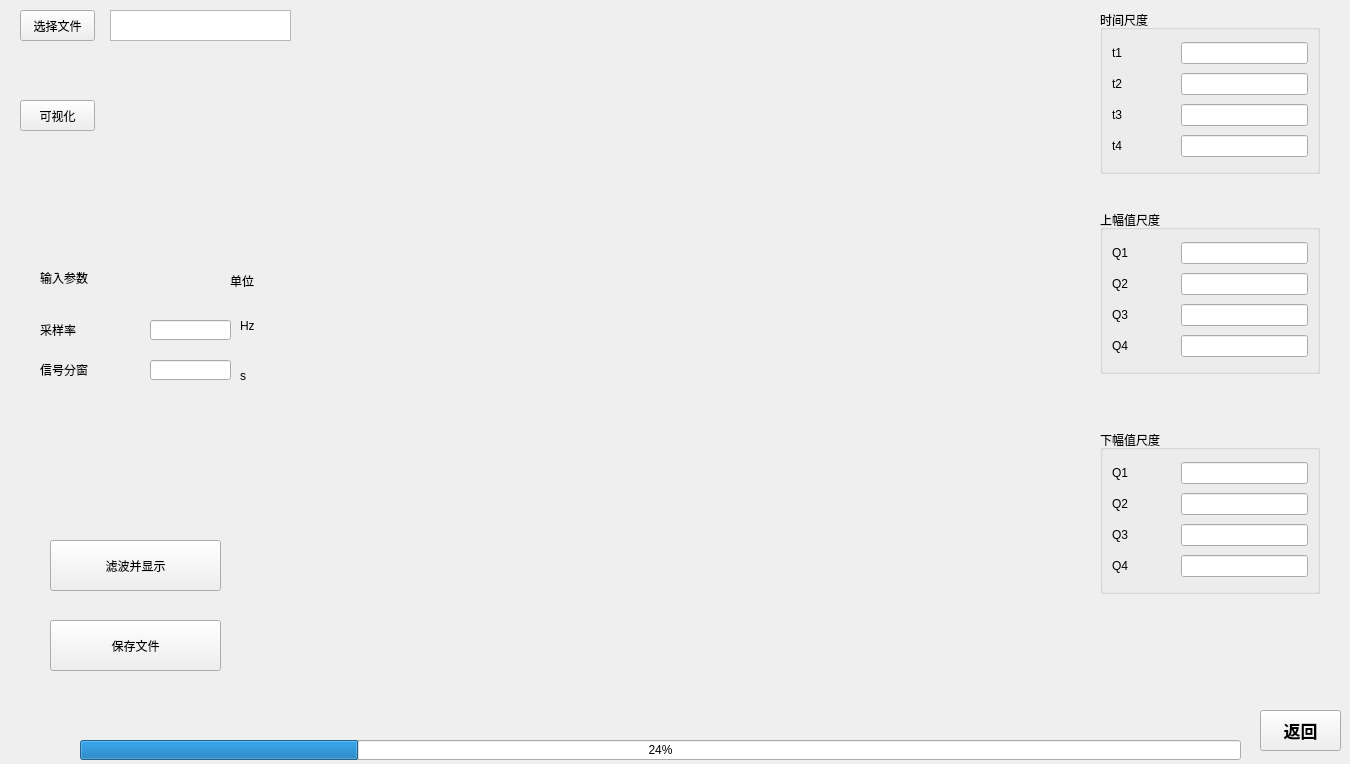
<?xml version="1.0" encoding="UTF-8"?>
<ui version="4.0">
 <class>Form</class>
 <widget class="QWidget" name="Form">
  <property name="geometry">
   <rect>
    <x>0</x>
    <y>0</y>
    <width>1350</width>
    <height>764</height>
   </rect>
  </property>
  <property name="windowTitle">
   <string>体动检测2</string>
  </property>
  <widget class="QLabel" name="label_5">
   <property name="geometry">
    <rect>
     <x>40</x>
     <y>270</y>
     <width>61</width>
     <height>16</height>
    </rect>
   </property>
   <property name="font">
    <font>
     <family>微软雅黑</family>
    </font>
   </property>
   <property name="text">
    <string>输入参数</string>
   </property>
  </widget>
  <widget class="QTextEdit" name="textEdit">
   <property name="geometry">
    <rect>
     <x>110</x>
     <y>10</y>
     <width>181</width>
     <height>31</height>
    </rect>
   </property>
  </widget>
  <widget class="PlotWidget" name="dataPlot_2" native="true">
   <property name="geometry">
    <rect>
     <x>300</x>
     <y>340</y>
     <width>791</width>
     <height>331</height>
    </rect>
   </property>
   <property name="sizePolicy">
    <sizepolicy hsizetype="Preferred" vsizetype="Preferred">
     <horstretch>0</horstretch>
     <verstretch>1</verstretch>
    </sizepolicy>
   </property>
  </widget>
  <widget class="QLabel" name="label_2">
   <property name="geometry">
    <rect>
     <x>240</x>
     <y>370</y>
     <width>54</width>
     <height>12</height>
    </rect>
   </property>
   <property name="text">
    <string>s</string>
   </property>
  </widget>
  <widget class="QLabel" name="label_12">
   <property name="geometry">
    <rect>
     <x>40</x>
     <y>320</y>
     <width>71</width>
     <height>20</height>
    </rect>
   </property>
   <property name="text">
    <string>采样率</string>
   </property>
  </widget>
  <widget class="QPushButton" name="returnMainWin">
   <property name="geometry">
    <rect>
     <x>1260</x>
     <y>710</y>
     <width>81</width>
     <height>41</height>
    </rect>
   </property>
   <property name="font">
    <font>
     <pointsize>13</pointsize>
     <weight>75</weight>
     <bold>true</bold>
    </font>
   </property>
   <property name="text">
    <string>返回</string>
   </property>
  </widget>
  <widget class="QPushButton" name="pushButton_5">
   <property name="geometry">
    <rect>
     <x>50</x>
     <y>620</y>
     <width>171</width>
     <height>51</height>
    </rect>
   </property>
   <property name="text">
    <string>保存文件</string>
   </property>
  </widget>
  <widget class="QProgressBar" name="progressBar">
   <property name="geometry">
    <rect>
     <x>80</x>
     <y>740</y>
     <width>1161</width>
     <height>20</height>
    </rect>
   </property>
   <property name="value">
    <number>24</number>
   </property>
  </widget>
  <widget class="QLabel" name="label_6">
   <property name="geometry">
    <rect>
     <x>230</x>
     <y>270</y>
     <width>54</width>
     <height>21</height>
    </rect>
   </property>
   <property name="font">
    <font>
     <family>微软雅黑</family>
    </font>
   </property>
   <property name="text">
    <string>单位</string>
   </property>
  </widget>
  <widget class="QLineEdit" name="lineEdit">
   <property name="geometry">
    <rect>
     <x>150</x>
     <y>360</y>
     <width>81</width>
     <height>20</height>
    </rect>
   </property>
  </widget>
  <widget class="QPushButton" name="pushButton_4">
   <property name="geometry">
    <rect>
     <x>50</x>
     <y>540</y>
     <width>171</width>
     <height>51</height>
    </rect>
   </property>
   <property name="text">
    <string>滤波并显示</string>
   </property>
  </widget>
  <widget class="QLineEdit" name="lineEdit_5">
   <property name="geometry">
    <rect>
     <x>150</x>
     <y>320</y>
     <width>81</width>
     <height>20</height>
    </rect>
   </property>
  </widget>
  <widget class="QLabel" name="label_9">
   <property name="geometry">
    <rect>
     <x>240</x>
     <y>320</y>
     <width>54</width>
     <height>12</height>
    </rect>
   </property>
   <property name="text">
    <string>Hz</string>
   </property>
  </widget>
  <widget class="QLabel" name="label_4">
   <property name="geometry">
    <rect>
     <x>240</x>
     <y>450</y>
     <width>54</width>
     <height>12</height>
    </rect>
   </property>
   <property name="text">
    <string/>
   </property>
  </widget>
  <widget class="QPushButton" name="pushButton_3">
   <property name="geometry">
    <rect>
     <x>20</x>
     <y>100</y>
     <width>75</width>
     <height>31</height>
    </rect>
   </property>
   <property name="text">
    <string>可视化</string>
   </property>
  </widget>
  <widget class="QLabel" name="label">
   <property name="geometry">
    <rect>
     <x>40</x>
     <y>360</y>
     <width>81</width>
     <height>20</height>
    </rect>
   </property>
   <property name="text">
    <string>信号分窗</string>
   </property>
  </widget>
  <widget class="PlotWidget" name="dataPlot" native="true">
   <property name="geometry">
    <rect>
     <x>300</x>
     <y>10</y>
     <width>791</width>
     <height>331</height>
    </rect>
   </property>
   <property name="sizePolicy">
    <sizepolicy hsizetype="Preferred" vsizetype="Preferred">
     <horstretch>0</horstretch>
     <verstretch>1</verstretch>
    </sizepolicy>
   </property>
  </widget>
  <widget class="QPushButton" name="pushButton_2">
   <property name="geometry">
    <rect>
     <x>20</x>
     <y>10</y>
     <width>75</width>
     <height>31</height>
    </rect>
   </property>
   <property name="text">
    <string>选择文件</string>
   </property>
  </widget>
  <widget class="QGroupBox" name="groupBox">
   <property name="geometry">
    <rect>
     <x>1100</x>
     <y>10</y>
     <width>220</width>
     <height>164</height>
    </rect>
   </property>
   <property name="title">
    <string>时间尺度</string>
   </property>
   <layout class="QVBoxLayout" name="verticalLayout">
    <item>
     <layout class="QHBoxLayout" name="horizontalLayout" stretch="1,2">
      <item>
       <widget class="QLabel" name="label_8">
        <property name="text">
         <string>t1</string>
        </property>
       </widget>
      </item>
      <item>
       <widget class="QLineEdit" name="lineEdit_4"/>
      </item>
     </layout>
    </item>
    <item>
     <layout class="QHBoxLayout" name="horizontalLayout_2" stretch="1,2">
      <item>
       <widget class="QLabel" name="label_11">
        <property name="text">
         <string>t2</string>
        </property>
       </widget>
      </item>
      <item>
       <widget class="QLineEdit" name="lineEdit_7"/>
      </item>
     </layout>
    </item>
    <item>
     <layout class="QHBoxLayout" name="horizontalLayout_3" stretch="1,2">
      <item>
       <widget class="QLabel" name="label_13">
        <property name="text">
         <string>t3</string>
        </property>
       </widget>
      </item>
      <item>
       <widget class="QLineEdit" name="lineEdit_8"/>
      </item>
     </layout>
    </item>
    <item>
     <layout class="QHBoxLayout" name="horizontalLayout_4" stretch="1,2">
      <item>
       <widget class="QLabel" name="label_14">
        <property name="text">
         <string>t4</string>
        </property>
       </widget>
      </item>
      <item>
       <widget class="QLineEdit" name="lineEdit_9"/>
      </item>
     </layout>
    </item>
   </layout>
  </widget>
  <widget class="QGroupBox" name="groupBox_2">
   <property name="geometry">
    <rect>
     <x>1100</x>
     <y>210</y>
     <width>220</width>
     <height>164</height>
    </rect>
   </property>
   <property name="title">
    <string>上幅值尺度</string>
   </property>
   <layout class="QVBoxLayout" name="verticalLayout_2">
    <item>
     <layout class="QHBoxLayout" name="horizontalLayout_5" stretch="1,2">
      <item>
       <widget class="QLabel" name="label_15">
        <property name="text">
         <string>Q1</string>
        </property>
       </widget>
      </item>
      <item>
       <widget class="QLineEdit" name="lineEdit_6"/>
      </item>
     </layout>
    </item>
    <item>
     <layout class="QHBoxLayout" name="horizontalLayout_6" stretch="1,2">
      <item>
       <widget class="QLabel" name="label_16">
        <property name="text">
         <string>Q2</string>
        </property>
       </widget>
      </item>
      <item>
       <widget class="QLineEdit" name="lineEdit_10"/>
      </item>
     </layout>
    </item>
    <item>
     <layout class="QHBoxLayout" name="horizontalLayout_7" stretch="1,2">
      <item>
       <widget class="QLabel" name="label_17">
        <property name="text">
         <string>Q3</string>
        </property>
       </widget>
      </item>
      <item>
       <widget class="QLineEdit" name="lineEdit_11"/>
      </item>
     </layout>
    </item>
    <item>
     <layout class="QHBoxLayout" name="horizontalLayout_8" stretch="1,2">
      <item>
       <widget class="QLabel" name="label_18">
        <property name="text">
         <string>Q4</string>
        </property>
       </widget>
      </item>
      <item>
       <widget class="QLineEdit" name="lineEdit_12"/>
      </item>
     </layout>
    </item>
   </layout>
  </widget>
  <widget class="QGroupBox" name="groupBox_3">
   <property name="geometry">
    <rect>
     <x>1100</x>
     <y>430</y>
     <width>220</width>
     <height>164</height>
    </rect>
   </property>
   <property name="title">
    <string>下幅值尺度</string>
   </property>
   <layout class="QVBoxLayout" name="verticalLayout_3">
    <item>
     <layout class="QHBoxLayout" name="horizontalLayout_9" stretch="1,2">
      <item>
       <widget class="QLabel" name="label_19">
        <property name="text">
         <string>Q1</string>
        </property>
       </widget>
      </item>
      <item>
       <widget class="QLineEdit" name="lineEdit_13"/>
      </item>
     </layout>
    </item>
    <item>
     <layout class="QHBoxLayout" name="horizontalLayout_10" stretch="1,2">
      <item>
       <widget class="QLabel" name="label_20">
        <property name="text">
         <string>Q2</string>
        </property>
       </widget>
      </item>
      <item>
       <widget class="QLineEdit" name="lineEdit_14"/>
      </item>
     </layout>
    </item>
    <item>
     <layout class="QHBoxLayout" name="horizontalLayout_11" stretch="1,2">
      <item>
       <widget class="QLabel" name="label_21">
        <property name="text">
         <string>Q3</string>
        </property>
       </widget>
      </item>
      <item>
       <widget class="QLineEdit" name="lineEdit_15"/>
      </item>
     </layout>
    </item>
    <item>
     <layout class="QHBoxLayout" name="horizontalLayout_12" stretch="1,2">
      <item>
       <widget class="QLabel" name="label_22">
        <property name="text">
         <string>Q4</string>
        </property>
       </widget>
      </item>
      <item>
       <widget class="QLineEdit" name="lineEdit_16"/>
      </item>
     </layout>
    </item>
   </layout>
  </widget>
 </widget>
 <customwidgets>
  <customwidget>
   <class>PlotWidget</class>
   <extends>QWidget</extends>
   <header>pyqtgraph/core</header>
   <container>1</container>
  </customwidget>
 </customwidgets>
 <resources/>
 <connections/>
</ui>
